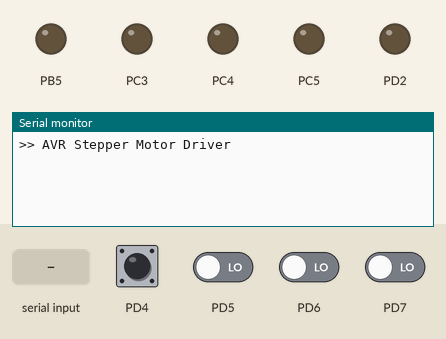
Bench run of a program on a simulated ATmega328P, built with avr-gcc and emulated at 16 MHz (the files do not name the chip). On the bench: output pins drawn as LEDs (lit = HIGH), the last lines printed to the serial monitor. The test bench sets the inputs (shaded band); at power-on: PD4 HIGH, PD5–7 LOW. Pins used as bus, display or sensor lines are not drawn.

Above: at 1.2 s.
1.3 s: ";\n" received over Serial
At 2.0 s:
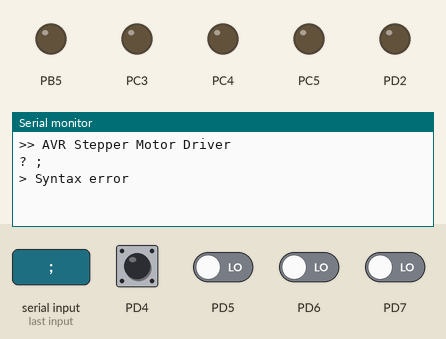
2.8 s: "90;45\n" received over Serial
At 4.3 s:
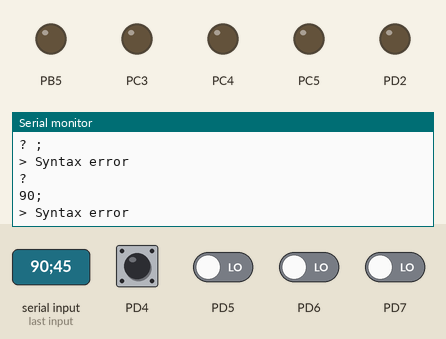

The program:

main.c
```c
/*
 * Stepper Motor Driver
 *
 *  Created on: 26.12.2023
 *      Author: Tomasz Szkudlarek
 */

#include <avr/interrupt.h>
#include "main.h"
#include "rs232/rs232.h"
#include "stepper_motor_drv/stepper.h"
#include "cmd/cmd.h"

// Variables
volatile uint16_t m_timer1_reload = 0xC1B8; // 1ms = 0xFFFF - 16000us + (correction)  for 16 MHz CPU
volatile uint16_t m_temp_counter_2 = 0;


// Texts
const __flash char m_p_intro[] = "\r>> AVR Stepper Motor Driver";


// T0 setup
void t1_init(void)
{
	// Settings for ATMEGA328p
	// Normal Mode - Interrupt at overflow. No prescaler
	TCCR1B = (1<<CS10);
	TCNT1 = m_timer1_reload;
	TIMSK1 = (1<<TOIE1); 		// Enable interrupt at overflow

}

// Main
int main (void){

	// WDT

	// Init GPIB ports
	//SET_INPUTS_DDR();
	SET_OUTPUTS_DDR();

	// EEPROM

	// Counter

	// Interrupts
	t1_init();
	sei();

	// Init rs232
	init_serial_communication(19200);
	rs_send_P(m_p_intro);

	// Initial setup
	MS1_ON();
	MS2_ON();
	MS3_ON();

	EN_M1_ON();
	EN_M2_ON();
	EN_M3_ON();


while(1){
	// ************************* START MAIN LOOP *******************************

	rs_send_handler();
	rs_get_handler();
	c_cmd_handler();

	// ************************** END MAIN LOOP ********************************
}
}


// ********** INTERRUPT ********
ISR(TIMER1_OVF_vect){
	TCNT1 = m_timer1_reload;
	man_stepper_handler();
	auto_stepper_handler();
	c_cmd_tick_ms();
}
```

rs232.c
```c
/*
 * Main library for serial communication
 *
 *  Created on: 15.09.2017
 *      Author: Tomasz Szkudlarek
 *
 *
 *  Usage:
 *  	...
 *  	rsSend("\r>> Your text");
 *  	...
 *
 *  Than in main loop there must be called handler.
 *  	...
 *  	rsSendHandler();
 *  	...
 */

#include "rs232.h"

void init_serial_communication(uint16_t baudrate){
	#ifdef ATMEGA328P
		// ATmega328P setup
		//calculate UBRR value
		uint16_t ubrr;
		ubrr = ((F_CPU / (baudrate * 16UL)) - 1);

		/*Set baud rate */
		UBRR0H = (uint8_t)(ubrr>>8);
		UBRR0L = (uint8_t)ubrr;

		//Set data frame format: asynchronous mode,no parity, 1 stop bit, 8 bit size
		UCSR0C=(0<<UMSEL01)|(0<<UMSEL00)|(0<<UPM01)|(0<<UPM00)|(0<<USBS0)|(0<<UCSZ02)|(1<<UCSZ01)|(1<<UCSZ00);

		//Enable Transmitter and Receiver and NO Interrupt on receive complete
		UCSR0B=(1<<RXEN0)|(1<<TXEN0);

	#endif  // ATMEGA328P

	#ifdef ATMEGA2560
		// ATmega328P setup
		//calculate UBRR value
		uint16_t ubrr;
		ubrr = ((F_CPU / (baudrate * 16UL)) - 1);

		/*Set baud rate */
		UBRR0H = (uint8_t)(ubrr>>8);
		UBRR0L = (uint8_t)ubrr;

		//Set data frame format: asynchronous mode,no parity, 1 stop bit, 8 bit size
		UCSR0C=(0<<UMSEL01)|(0<<UMSEL00)|(0<<UPM01)|(0<<UPM00)|(0<<USBS0)|(0<<UCSZ02)|(1<<UCSZ01)|(1<<UCSZ00);

		//Enable Transmitter and Receiver and NO Interrupt on receive complete
		UCSR0B=(1<<RXEN0)|(1<<TXEN0);

	#endif  // ATMEGA328P

	txBuf[0] = 0;
}

void decreaseTxBuffer(void){
	uint8_t charsToSend = txBuf[0];
	// roll left data in tx buffer
	for (uint8_t i = 1; i <= charsToSend; i++){
		txBuf[i] = txBuf[i+1];
	}

	// Clear last char in buffer
	txBuf[charsToSend] = 0;

	// Decrease number of chars to send by 1
	txBuf[0] = charsToSend - 1;
}

// txBuffer [charsToSend, char1, char2, char3, ...]
void rs_send_handler(void){
	// Check if there are chars to send
	if (txBuf[0] > 0){
		// Check if uC tx buffer is empty
		#ifdef ATMEGA328P
		if ( UCSR0A & (1<<UDRE0)){
			// Sending char to uC tx buffer
			UDR0 = txBuf[1];
			decreaseTxBuffer();  // Update tx buffer
		}
		#endif  // ATMEGA328P
	}
}

// Message is put to sending buffer
void rs_send(char* msg){
	while(*msg){
		txBuf[++txBuf[0]] = *msg;
		msg++;
	}
}
```

rs232.h
```c
/*
 * Header file for serial communication
 *
 *  Created on: 15.09.2017
 *      Author: Tomasz Szkudlarek
 */

#include "../main.h"

#define TX_BUFFER_SIZE 100
volatile unsigned char txBuf[TX_BUFFER_SIZE];

// Functions
extern void init_serial_communication(uint16_t);
extern void rs_send(char*);
extern void rs_send_handler(void);
```

rs232.c
```c
/*
 * Main library for serial communication
 *
 *  Created on: 30.12.2018
 *      Author: Tomasz Szkudlarek
 *
 *
 *  Usage:
 *  Init section
 *  	...
 *      init_serial_communication(9600);
 *  	...
 *
 *  Than in main loop there must be called handler.
 *  	...
 *  	rs_send_handler();
 *  	rs_get_handler();
 *  	...
 *
 *  Somewhere in code there must be called rs_get to read current RS get buffer
 *  	...
 *  	len_since_last_rs_get = rs_get(*get_buff_ptr);
 *  	...
 *
 *  Sending text
 *  	...
 *  	rs_send("\r>> Your text");
 *  	...
 */

#include "rs232.h"

volatile uint8_t* rs_data_register;  // USART Data Register
volatile uint8_t* rs_control_register;  // USART Control Register
volatile uint8_t rs_data_register_empty;  // USART Data Register Empty flag
volatile uint8_t rs_dara_receive_complete;  // USART Control Register flag

volatile unsigned char tx_buf[RS_TX_BUFFER_SIZE];
volatile unsigned char rs_short_rx_buffer[RS_SHORT_RX_BUFFER_SIZE];

void init_serial_communication(uint32_t baudrate){
	#ifdef ATMEGA328P
		// ATmega328P setup
		//calculate UBRR value
		uint16_t ubrr;
		ubrr = ((F_CPU / (baudrate * 16UL)) - 1);

		/*Set baud rate */
		UBRR0H = (uint8_t)(ubrr>>8);
		UBRR0L = (uint8_t)ubrr;

		//Set data frame format: asynchronous mode,no parity, 1 stop bit, 8 bit size
		UCSR0C=((0<<UMSEL01)|(0<<UMSEL00)|(0<<UPM01)|(0<<UPM00)|(0<<USBS0)|(0<<UCSZ02)|(1<<UCSZ01)|(1<<UCSZ00));

		//Enable Transmitter and Receiver and NO Interrupt on receive complete
		UCSR0B |=((1<<RXEN0)|(1<<TXEN0));

		// Clear double speed of RS
		UCSR0A &= ~(1<<U2X0);

		rs_data_register = &UDR0;
		rs_control_register = &UCSR0A;
		rs_data_register_empty = UDRE0;
		rs_dara_receive_complete = RXC0;

	#endif  // ATMEGA328P

	#ifdef ATMEGA2560
		// ATmega2560 setup for RSD0
		//calculate UBRR value
		uint16_t ubrr;
		ubrr = ((F_CPU / (baudrate * 16UL)) - 1);

		/*Set baud rate */
		UBRR0H = (uint8_t)(ubrr>>8);
		UBRR0L = (uint8_t)ubrr;

		//Set data frame format: asynchronous mode,no parity, 1 stop bit, 8 bit size
		UCSR0C=(0<<UMSEL01)|(0<<UMSEL00)|(0<<UPM01)|(0<<UPM00)|(0<<USBS0)|(0<<UCSZ02)|(1<<UCSZ01)|(1<<UCSZ00);

		//Enable Transmitter and Receiver and NO Interrupt on receive complete
		UCSR0B=(1<<RXEN0)|(1<<TXEN0);

		rs_data_register = &UDR0;
		rs_control_register = &UCSR0A;
		rs_data_register_empty = UDRE0;

	#endif  // ATMEGA2560

	tx_buf[0] = 0;
	rs_short_rx_buffer[0] = 0;
}

void _decrease_tx_buffer(void){
	uint8_t chars_to_send = tx_buf[0];
	// roll left data in tx buffer
	for (uint8_t i=1; i<=chars_to_send; i++){
		tx_buf[i] = tx_buf[i+1];
	}

	// Clear last char in buffer
	tx_buf[chars_to_send] = 0;

	// Decrease number of chars to send by 1
	tx_buf[0] = chars_to_send - 1;
}

// txBuffer [charsToSend, char1, char2, char3, ...]
void rs_send_handler(void){
	// Check if there are chars to send
	if (tx_buf[0] > 0){
		// Check if uC tx buffer is empty
		if ( *rs_control_register & (1<<rs_data_register_empty)){
			// Sending char to uC tx buffer
			*rs_data_register = tx_buf[1];
			_decrease_tx_buffer();  // Update tx buffer
		}
	}
}

// RAM
// Message is put to sending buffer
// End of string is detected when 0x00 in ASCII
// Using "Your string" automatically adds 0x00 at the end of string.
void rs_send(char* msg){
	while(*msg){
		tx_buf[++tx_buf[0]] = *msg;
		msg++;
	}
}

// FLASH
// Message is put to sending buffer
// End of string is detected when 0x00 in ASCII
// Using "Your string" automatically adds 0x00 at the end of string.
void rs_send_P(const __flash char* msg){
	while(*msg){
		tx_buf[++tx_buf[0]] = *msg;
		msg++;
	}
}

// Function pulls Receiving Completed for new sign received
void rs_get_handler(void){
	// Check if char received
	if ( *rs_control_register & (1<<rs_dara_receive_complete)){
		// Short RS rx buffer is FIFO type
		for (uint8_t i=RS_SHORT_RX_BUFFER_SIZE-1; i>=1; i--){
			rs_short_rx_buffer[i] = rs_short_rx_buffer[i-1];
		}
		rs_short_rx_buffer[RS_SHORT_RX_BUFFER_SIZE-1] = 0;  // End of string
		rs_short_rx_buffer[0] = *rs_data_register;  // Reading char from rx buffer
	}
}

// Reading data from receiving buffer
void rs_get(char* rs_rx_data){
	for (uint8_t i=0; i<RS_SHORT_RX_BUFFER_SIZE; i++){
		*(rs_rx_data+i) = rs_short_rx_buffer[i];  // Reading data
		rs_short_rx_buffer[i] = 0;	// Clear buffer after reading
	}
}
```

rs232.h
```c
/*
 * Header file for serial communication
 *
 *  Created on: 30.12.2018
 *      Author: Tomasz Szkudlarek
 */

#include "../main.h"

#define RS_TX_BUFFER_SIZE 200
#define RS_SHORT_RX_BUFFER_SIZE 8

// Functions
void init_serial_communication(uint32_t);
void rs_send(char*);
void rs_send_P(const __flash char*);
void rs_send_handler(void);
void rs_get_handler(void);
void rs_get(char*);
```

ifc.c
```c
/*
 * ATMega328P
 * ifc.c
 *
 *  Created on: 31.05.2019
 *      Author: lapiUser
 */

#include "ifc.h"
#include "../rs232/rs232.h"

// Variables
volatile char ifc_new_line[] = {'\r', '\n', '>', ' ', 0};
volatile char rx_data;
volatile char new_char_received;
uint8_t ret;

// Interfaces init
uint8_t ifc_init(void){
	ifc_LED_DDR();
	init_serial_communication(9600);
	return 0;
}

// Standard output
uint8_t ifc_print(char* string_data){
	rs_send(string_data);
	return 0;
}


uint8_t ifc_print_new_line(void){
	ifc_print((char*)&ifc_new_line);
	return 0;
}


// ifc handler
uint8_t ifc_handler(void){
	rs_send_handler();
	ret = rs_receive_handler();
	if (ret == NEW_DATA_RECEIVED){
		new_char_received = TRUE;
	}
	return 0;
}

// Building command
uint8_t ifc_read_received_data(char* in_char){
	if (new_char_received == TRUE){
		rs_read_received_data(in_char);
		new_char_received = FALSE;
		return TRUE;
	}
	return 0;
}
```

ifc.h
```c
#include "../main.h"
#define ATMEGA328P

#define NEW_DATA_RECEIVED  1

#ifdef ATMEGA328P
	// Pinout Arduino UNO R3
	// Diagnostic LED
	#define		ifc_LED_DDR()			DDRB |= (1<<PB5)
	#define		ifc_LED_TRG()			PORTB ^= (1<<PB5) // change state
	#define		ifc_LED_ON()			PORTB |= (1<<PB5)
	#define		ifc_LED_OFF()			PORTB &= ~(1<<PB5)

#endif

uint8_t ifc_init(void);
uint8_t ifc_handler(void);
uint8_t ifc_read_received_data(char*);
uint8_t ifc_print(char*);
uint8_t ifc_print_new_line(void);
```

rs232.c
```c
/*
 * Main library for serial communication
 *
 *  Created on: 30.12.2018
 *      Author: Tomasz Szkudlarek
 *
 *
 *  Usage:
 *  	...
 *  	rsSend("\r>> Your text");
 *  	...
 *
 *  Than in main loop there must be called handler.
 *  	...
 *  	rsSendHandler();
 *  	...
 */

#include "rs232.h"

volatile uint8_t* rs_data_register;  // USART Data Register
volatile uint8_t* rs_control_register;  // USART Control Register
volatile uint8_t rs_data_register_empty;  // USART Data Register Empty flag
volatile uint8_t rs_dara_receive_complete; // USART Data Receive Complete flag

void init_serial_communication(uint16_t baudrate){
	#ifdef ATMEGA328P
		// ATmega328P setup
		//calculate UBRR value
		uint16_t ubrr;
		ubrr = ((F_CPU / (baudrate * 16UL)) - 1);

		/*Set baud rate */
		UBRR0H = (uint8_t)(ubrr>>8);
		UBRR0L = (uint8_t)ubrr;

		//Set data frame format: asynchronous mode,no parity, 1 stop bit, 8 bit size
		UCSR0C=(0<<UMSEL01)|(0<<UMSEL00)|(0<<UPM01)|(0<<UPM00)|(0<<USBS0)|(0<<UCSZ02)|(1<<UCSZ01)|(1<<UCSZ00);

		//Enable Transmitter and Receiver and NO Interrupt on receive complete
		UCSR0B=(1<<RXEN0)|(1<<TXEN0);

		rs_data_register = &UDR0;
		rs_control_register = &UCSR0A;
		rs_data_register_empty = UDRE0;
		rs_dara_receive_complete = RXC0;

	#endif  // ATMEGA328P

	#ifdef ATMEGA2560
		// ATmega2560 setup for RSD0
		//calculate UBRR value
		uint16_t ubrr;
		ubrr = ((F_CPU / (baudrate * 16UL)) - 1);

		/*Set baud rate */
		UBRR0H = (uint8_t)(ubrr>>8);
		UBRR0L = (uint8_t)ubrr;

		//Set data frame format: asynchronous mode,no parity, 1 stop bit, 8 bit size
		UCSR0C=(0<<UMSEL01)|(0<<UMSEL00)|(0<<UPM01)|(0<<UPM00)|(0<<USBS0)|(0<<UCSZ02)|(1<<UCSZ01)|(1<<UCSZ00);

		//Enable Transmitter and Receiver and NO Interrupt on receive complete
		UCSR0B=(1<<RXEN0)|(1<<TXEN0);

		rs_data_register = &UDR0;
		rs_control_register = &UCSR0A;
		rs_data_register_empty = UDRE0;

	#endif  // ATMEGA2560

	txBuf[0] = 0;
}

void decreaseTxBuffer(void){
	uint8_t charsToSend = txBuf[0];
	// roll left data in tx buffer
	for (uint8_t i = 1; i <= charsToSend; i++){
		txBuf[i] = txBuf[i+1];
	}

	// Clear last char in buffer
	txBuf[charsToSend] = 0;

	// Decrease number of chars to send by 1
	txBuf[0] = charsToSend - 1;
}

// txBuffer [charsToSend, char1, char2, char3, ...]
void rs_send_handler(void){
	// Check if there are chars to send
	if (txBuf[0] > 0){
		// Check if uC tx buffer is empty
		if ( *rs_control_register & (1<<rs_data_register_empty)){
			// Sending char to uC tx buffer
			*rs_data_register = txBuf[1];
			decreaseTxBuffer();  // Update tx buffer
		}
	}
}

// Message is put to sending buffer
// End of string is detected when 0x00 in ASCII
// Using "Your string" automatically adds 0x00 at the end of string.
void rs_send(char* msg){
	while(*msg){
		txBuf[++txBuf[0]] = *msg;
		msg++;
	}
}

// Function pulls Receiving Completed for new sign received
uint8_t rs_receive_handler(void){
	// Check if char received
	if ( *rs_control_register & (1<<rs_dara_receive_complete)){
		// Reading char from tx buffer
		return NEW_DATA_RECEIVED;
	}
	return 0;
}

// Reading data from receiving buffer
uint8_t rs_read_received_data(char* rs_rx_data){
	*rs_rx_data = *rs_data_register;
	return 0;
}
```

rs232.h
```c
/*
 * Header file for serial communication
 *
 *  Created on: 30.12.2018
 *      Author: Tomasz Szkudlarek
 */

#include "../interfaces/ifc.h"

#define TX_BUFFER_SIZE 100
volatile unsigned char txBuf[TX_BUFFER_SIZE];

// Functions
void init_serial_communication(uint16_t);
void rs_send(char*);
void rs_send_handler(void);
uint8_t rs_receive_handler(void);
uint8_t rs_read_received_data(char*);
```

rs232.c
```c
/*
 * Main library for serial communication
 *
 *  Created on: 30.12.2018
 *      Author: Tomasz Szkudlarek
 *
 *
 *  Usage:
 *  	...
 *  	rsSend("\r>> Your text");
 *  	...
 *
 *  Than in main loop there must be called handler.
 *  	...
 *  	rsSendHandler();
 *  	...
 */

#include "rs232.h"

volatile uint8_t* rs_data_register;  // USART Data Register
volatile uint8_t* rs_control_register;  // USART Control Register
volatile uint8_t rs_data_register_empty;  // USART Data Register Empty flag

void init_serial_communication(uint16_t baudrate){
	#ifdef ATMEGA328P
		// ATmega328P setup
		//calculate UBRR value
		uint16_t ubrr;
		ubrr = ((F_CPU / (baudrate * 16UL)) - 1);

		/*Set baud rate */
		UBRR0H = (uint8_t)(ubrr>>8);
		UBRR0L = (uint8_t)ubrr;

		//Set data frame format: asynchronous mode,no parity, 1 stop bit, 8 bit size
		UCSR0C=(0<<UMSEL01)|(0<<UMSEL00)|(0<<UPM01)|(0<<UPM00)|(0<<USBS0)|(0<<UCSZ02)|(1<<UCSZ01)|(1<<UCSZ00);

		//Enable Transmitter and Receiver and NO Interrupt on receive complete
		UCSR0B=(1<<RXEN0)|(1<<TXEN0);

		rs_data_register = &UDR0;
		rs_control_register = &UCSR0A;
		rs_data_register_empty = UDRE0;

	#endif  // ATMEGA328P

	#ifdef ATMEGA2560
		// ATmega2560 setup for RSD0
		//calculate UBRR value
		uint16_t ubrr;
		ubrr = ((F_CPU / (baudrate * 16UL)) - 1);

		/*Set baud rate */
		UBRR0H = (uint8_t)(ubrr>>8);
		UBRR0L = (uint8_t)ubrr;

		//Set data frame format: asynchronous mode,no parity, 1 stop bit, 8 bit size
		UCSR0C=(0<<UMSEL01)|(0<<UMSEL00)|(0<<UPM01)|(0<<UPM00)|(0<<USBS0)|(0<<UCSZ02)|(1<<UCSZ01)|(1<<UCSZ00);

		//Enable Transmitter and Receiver and NO Interrupt on receive complete
		UCSR0B=(1<<RXEN0)|(1<<TXEN0);

		rs_data_register = &UDR0;
		rs_control_register = &UCSR0A;
		rs_data_register_empty = UDRE0;

	#endif  // ATMEGA2560

	txBuf[0] = 0;
}

void decreaseTxBuffer(void){
	uint8_t charsToSend = txBuf[0];
	// roll left data in tx buffer
	for (uint8_t i = 1; i <= charsToSend; i++){
		txBuf[i] = txBuf[i+1];
	}

	// Clear last char in buffer
	txBuf[charsToSend] = 0;

	// Decrease number of chars to send by 1
	txBuf[0] = charsToSend - 1;
}

// txBuffer [charsToSend, char1, char2, char3, ...]
void rs_send_handler(void){
	// Check if there are chars to send
	if (txBuf[0] > 0){
		// Check if uC tx buffer is empty
		if ( *rs_control_register & (1<<rs_data_register_empty)){
			// Sending char to uC tx buffer
			*rs_data_register = txBuf[1];
			decreaseTxBuffer();  // Update tx buffer
		}
	}
}

// Message is put to sending buffer
// End of string is detected when 0x00 in ASCII
// Using "Your string" automatically adds 0x00 at the end of string.
void rs_send(char* msg){
	while(*msg){
		txBuf[++txBuf[0]] = *msg;
		msg++;
	}
}
```

rs232.h
```c
/*
 * Header file for serial communication
 *
 *  Created on: 30.12.2018
 *      Author: Tomasz Szkudlarek
 */

#include "../main.h"

#define ATMEGA328P

#define TX_BUFFER_SIZE 100
volatile unsigned char txBuf[TX_BUFFER_SIZE];

// Functions
extern void init_serial_communication(uint16_t);
extern void rs_send(char*);
extern void rs_send_handler(void);
```

rs232.c
```c
/*
 * Main library for serial communication
 *
 *  Created on: 15.09.2017
 *      Author: Tomasz Szkudlarek
 *
 *
 *  Usage:
 *  	...
 *  	rsSend("\r>> Your text");
 *  	...
 *
 *  Than in main loop there must be called handler.
 *  	...
 *  	rsSendHandler();
 *  	...
 */

#include "rs232.h"

void init_serial_communication(uint16_t baudrate){
	// ATmega328P setup
	//calculate UBRR value
	uint16_t ubrr;
	ubrr = ((F_CPU / (baudrate * 16UL)) - 1);

	/*Set baud rate */
	UBRR0H = (uint8_t)(ubrr>>8);
	UBRR0L = (uint8_t)ubrr;

	//Set data frame format: asynchronous mode,no parity, 1 stop bit, 8 bit size
	UCSR0C=(0<<UMSEL01)|(0<<UMSEL00)|(0<<UPM01)|(0<<UPM00)|(0<<USBS0)|(0<<UCSZ02)|(1<<UCSZ01)|(1<<UCSZ00);

	//Enable Transmitter and Receiver and NO Interrupt on receive complete
	UCSR0B=(1<<RXEN0)|(1<<TXEN0);

	txBuf[0] = 0;
}

void decreaseTxBuffer(void){
	uint8_t charsToSend = txBuf[0];
	// roll left data in tx buffer
	for (uint8_t i = 1; i <= charsToSend; i++){
		txBuf[i] = txBuf[i+1];
	}

	// Clear last char in buffer
	txBuf[charsToSend] = 0;

	// Decrease number of chars to send by 1
	txBuf[0] = charsToSend - 1;
}

// txBuffer [charsToSend, char1, char2, char3, ...]
void rs_send_handler(void){
	// Check if there are chars to send
	if (txBuf[0] > 0){
		// Check if uC tx buffer is empty
		if ( UCSR0A & (1<<UDRE0)){
			// Sending char to uC tx buffer
			UDR0 = txBuf[1];
			decreaseTxBuffer();  // Update tx buffer
		}
	}
}

// Message is put to sending buffer
void rs_send(char* msg){
	while(*msg){
		txBuf[++txBuf[0]] = *msg;
		msg++;
	}
}
```

Source omitted: rs232.h (334 bytes), cmd.c (5705 bytes), cmd.h (370 bytes), main.h (2679 bytes), rs232.c (4306 bytes), rs232.h (387 bytes), stepper.c (1292 bytes), stepper.h (157 bytes)

Measured:
- after the input at 1.3 s, the serial monitor: prints a new line at once (image 1)
- after the input at 2.8 s, the serial monitor: prints a new line after 0.06 s (image 2)
